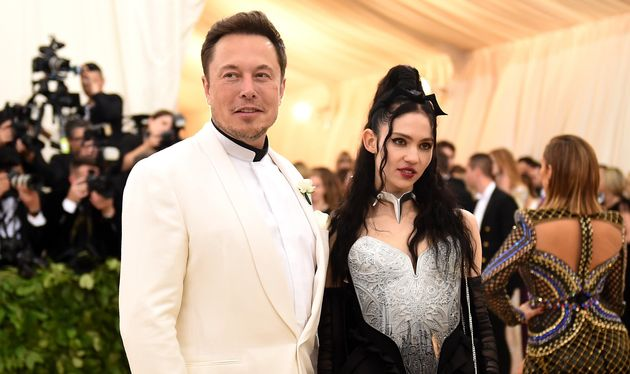
#> input picture src/before.jpeg, 630 x 374 px
$ python face_eye_detector.py
#> lines starting #> are read from the running program, lines starting #| are printed output that depends on the picture; after the words box and inside, x2 and y2 are one past the last pixel; in counts of white or black regions, pixels touching at a corner belong together
import cv2

face_cascade = cv2.CascadeClassifier("haarcascade_frontalface_default.xml")
eye_cascade = cv2.CascadeClassifier("haarcascade_eye.xml")

# Add your image here from where you want to detect faces and eyes
img = cv2.imread("before.jpeg")
#> img is the input picture: shape (374, 630, 3); mean B, G, R 124.9, 148.5, 169.5
gray = cv2.cvtColor(img, cv2.COLOR_BGR2GRAY)
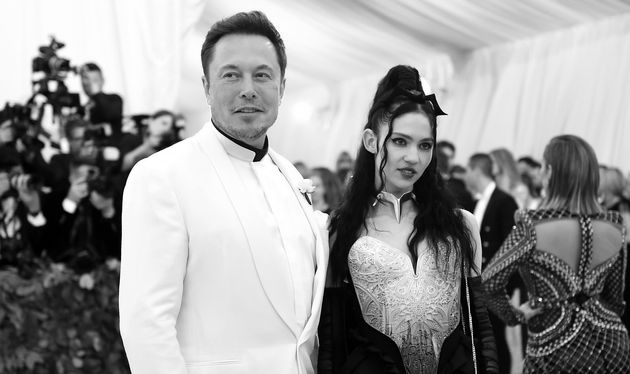
#> gray: shape (374, 630); min 0, max 255, mean 152.1

faces = face_cascade.detectMultiScale(gray, 1.3, 5)
#> faces = [[377, 119, 68, 68], [201, 39, 93, 93]]
#faces = face_cascade.detectMultiScale(gray)

# Makes a frame around face and eyes
for (x,y,w,h) in faces:
    cv2.rectangle(img,(x,y),(x+w,y+h),(255,0,0),2)
    roi_gray = gray[y:y+h, x:x+w]
    roi_color = img[y:y+h, x:x+w]
    eyes = eye_cascade.detectMultiScale(roi_gray)
    for (ex,ey,ew,eh) in eyes:
        cv2.rectangle(roi_color,(ex,ey),(ex+ew,ey+eh),(0,255,0),2)
#> this loop made 2 passes
#> (x, y, w, h, eyes) on passes 1 to 2: (377, 119, 68, 68, [[12, 12, 22, 22], [36, 17, 21, 21]]), (201, 39, 93, 93, [[18, 25, 24, 24], [47, 23, 24, 24]])
#> pass 1, `roi_gray = gray[y:y+h, x:x+w]`:
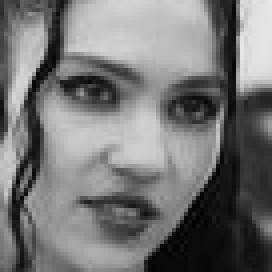
#> roi_gray: shape (68, 68) (shown 4 times larger); min 0, max 233, mean 117.9
#> pass 1, `roi_color = img[y:y+h, x:x+w]`:
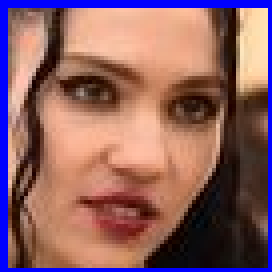
#> roi_color: shape (68, 68, 3) (shown 4 times larger); mean B, G, R 99.6, 97.2, 140.3
#> pass 2, `roi_gray = gray[y:y+h, x:x+w]`:
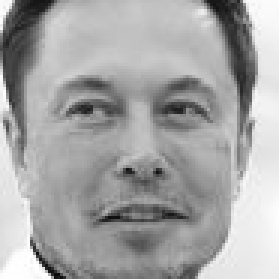
#> roi_gray: shape (93, 93) (shown 3 times larger); min 12, max 255, mean 165.7
#> pass 2, `roi_color = img[y:y+h, x:x+w]`:
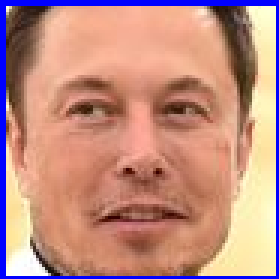
#> roi_color: shape (93, 93, 3) (shown 3 times larger); mean B, G, R 130.3, 141.8, 192.6
#> after the loop:
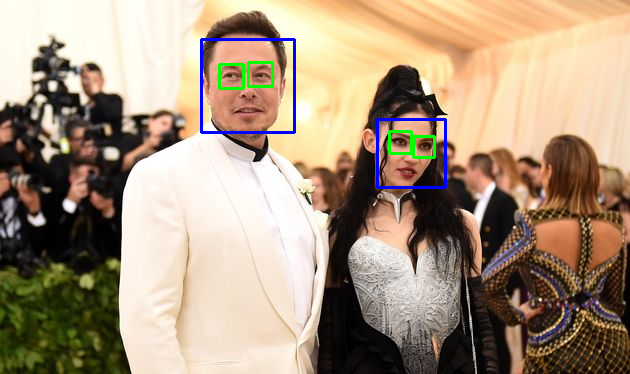
#> img: shape (374, 630, 3); 1.27% of pixels changed, all inside (x1, y1, x2, y2) = (200, 38, 447, 189)
#> after the loop:
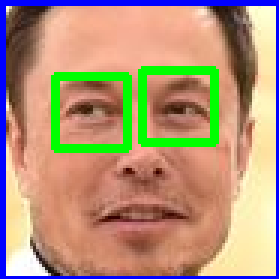
#> roi_color: shape (93, 93, 3) (shown 3 times larger); 6.57% of pixels changed, all inside (x1, y1, x2, y2) = (17, 22, 73, 51)

# Shows the image
cv2.imshow('img',img)

k = cv2.waitKey(0)
#> (key Esc is pressed here)
if k == 27: # wait for ESC key to exit
    cv2.destroyAllWindows()
elif k == ord('s'): # wait for 's' key to save and exit
    cv2.imwrite('after.png',img)
    cv2.destroyAllWindows()
